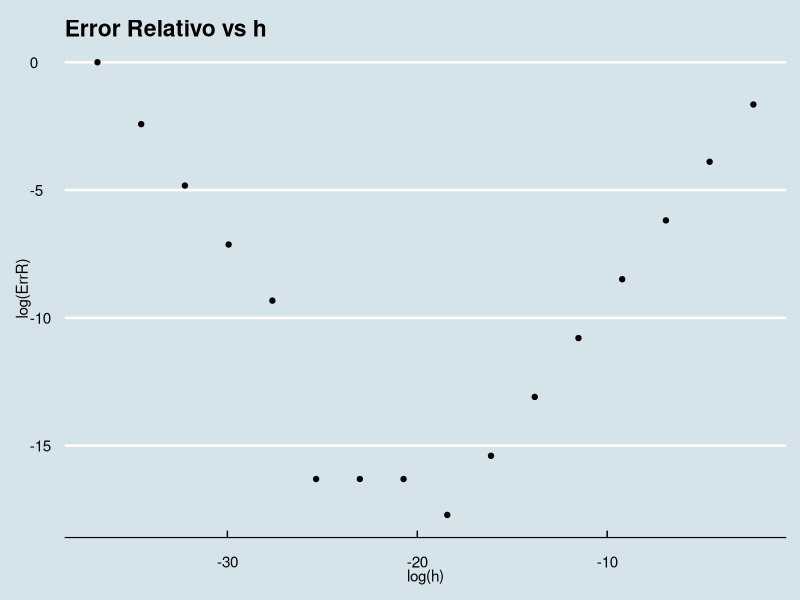

Reproduce this figure in R.
h = 10^(-seq(1:16))

X0 = c(1,3,-2)

funcion = function(x){
  x[1]*x[2]*exp((x[1]^2)+(x[3]^2)-5)
}

err = function(x) {
  abs(funcion(X0) - funcion(x))
}

gradiente = function(x,h){
  g1 = c()
  g2 = c()
  g3 = c()
  
  for(i in seq(1:16)){
    p1 = (funcion(c(x[1]+h[i],x[2:3])) - funcion(x))/h[i]
    p2 = (funcion(c(x[1],x[2]+h[i],x[3])) - funcion(x))/h[i]
    p3 = (funcion(c(x[1:2],h[i]+x[3])) - funcion(x))/h[i]
    
    g1 = rbind(g1,p1)
    g2 = rbind(g2,p2)
    g3 = rbind(g3,p3)
  }
  
  
  return(data.frame('p1'=g1,'p2'=g2,'p3'=g3))
}


ErrR = c()

grad = gradiente(X0,h)

obj = c(9,1,-12)

for(i in 1:nrow(grad)){
  e = norm(((grad[i,]-obj)),type="2")/norm(obj,type="2")
  ErrR = rbind(ErrR,e)
}



library(ggplot2)
library(ggthemes)

qplot(log(h),log(ErrR))  + 
  theme_economist() +
  ggtitle('Error Relativo vs h') + 
  labs(x = 'log(h)', y = 'log(ErrR)')
